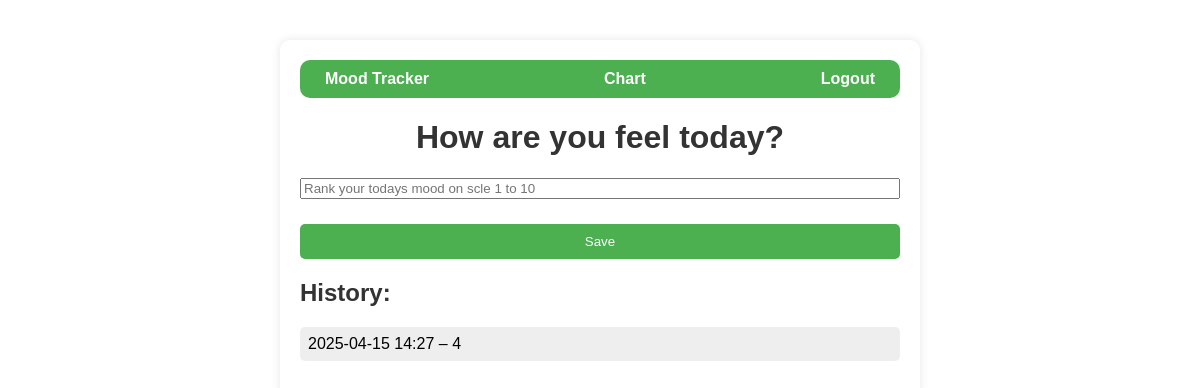
Page / (signed in) on the earlier database version.
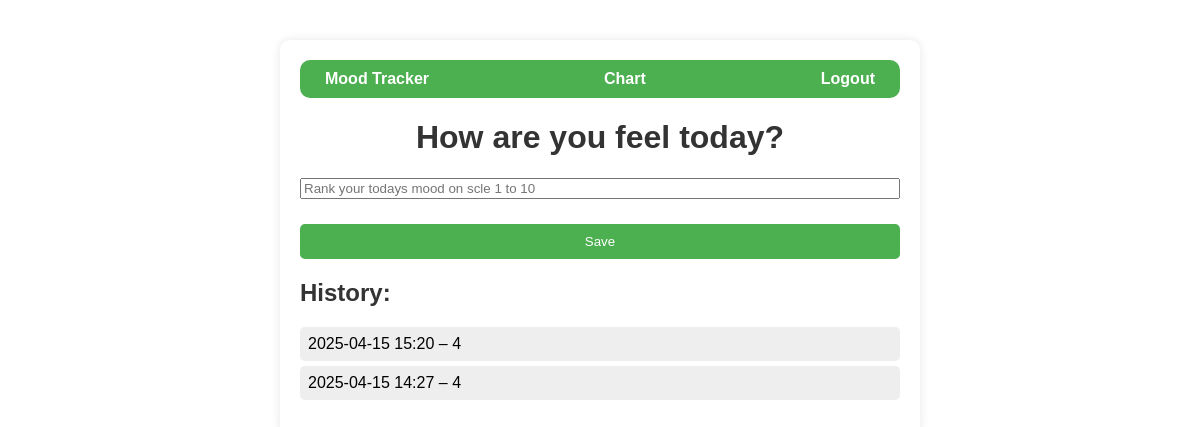
Same page on the later database version.
### app/models.py (models this page shows)
class Mood(db.Model):
    id = db.Column(db.Integer, primary_key=True)
    mood = db.Column(db.Integer, nullable=False)
    date = db.Column(db.DateTime)
    user_id = db.Column(db.Integer, db.ForeignKey("user.id"))

### app/routes.py (the view, shortened to what this page needs)
@main.route("/", methods=["GET", "POST"])
@login_required
def index():
    entries = (
        Mood.query.filter(Mood.user_id == current_user.id)
        .order_by(Mood.date.desc())
        .all()
    )
    return render_template("index.html", entries=entries)

### app/__init__.py (called while the page is built)
def create_app():
    app = Flask(__name__, static_folder="../static")
    app.config["SECRET_KEY"] = os.environ.get("SECRET_KEY", "dev-key")
    app.config["SQLALCHEMY_DATABASE_URI"] = (
        f"sqlite:///{os.path.join(basedir, '..', 'mood.db')}"
    )
    db.init_app(app)
    login_manager.init_app(app)
    login_manager.login_view = "auth.login"
    from .models import User
    @login_manager.user_loader
    def load_user(user_id):
        return User.query.get(int(user_id))
    from .routes import main
    from .auth import auth as auth_blueprint
    app.register_blueprint(main)
    app.register_blueprint(auth_blueprint)
    return app

### app/templates/index.html (shortened to what this page needs)
{% extends 'base.html' %}
{% block content %}
    <h1>How are you feel today?</h1>
    <form method="POST">
        <input type="number" name="mood" min="1" max="10" placeholder="Rank your todays mood on scle 1 to 10" required>
        <button type="submit">Save</button>
    </form>
    <h2>History:</h2>
    <ul>
        {% for entry in entries %}
        <li>{{ entry.date.strftime('%Y-%m-%d %H:%M') }} – {{ entry.mood }}</li>
        {% endfor %}
    </ul>
{% endblock content%}

### app/templates/base.html (shortened to what this page needs)
<!DOCTYPE html>
<html lang="pl">
<head>
    <link rel="stylesheet" href="{{ url_for('static', filename='style.css') }}">
</head>
<body>
    <div class="navbar">
        {% if current_user.is_authenticated %}
            <a href="{{ url_for('main.index') }}">Mood Tracker</a>
            <a href="{{ url_for('main.chart') }}">Chart</a>
            <a href="{{ url_for('auth.logout') }}">Logout</a>
        {% else %}
            <a href="{{ url_for('auth.login') }}">Login</a>
            <a href="{{ url_for('auth.register') }}">Register</a>
        {% endif %}
    </div>
    {% block content %}{% endblock %}
</body>
</html>

### static/style.css (style rules this page uses)
body { font-family: Arial, sans-serif; background-color: #f5f5f5; max-width: 600px; margin: 40px auto; padding: 20px; background: white; border-radius: 10px; box-shadow: 0 0 10px rgba(0, 0, 0, 0.1); }
h1 { text-align: center; color: #333; }
h2 { color: #333; }
form { display: flex; flex-direction: column; gap: 15px; margin-top: 20px; }
button { margin-top: 10px; padding: 10px 20px; background-color: #4CAF50; color: white; border: none; border-radius: 5px; cursor: pointer; }
ul { list-style-type: none; padding: 0; }
li { padding: 8px; background: #eee; margin-bottom: 5px; border-radius: 5px; }
a { text-align: center; display: block; color: #4CAF50; text-decoration: none; }
.navbar { display: flex; justify-content: space-between; background-color: #4CAF50; padding: 10px 15px; border-radius: 10px; margin-bottom: 20px; }
.navbar a { color: white; text-decoration: none; font-weight: bold; margin: 0 10px; }

Differences in the rows shown:
added Mood: date "2025-04-15 15:20", mood "4"
